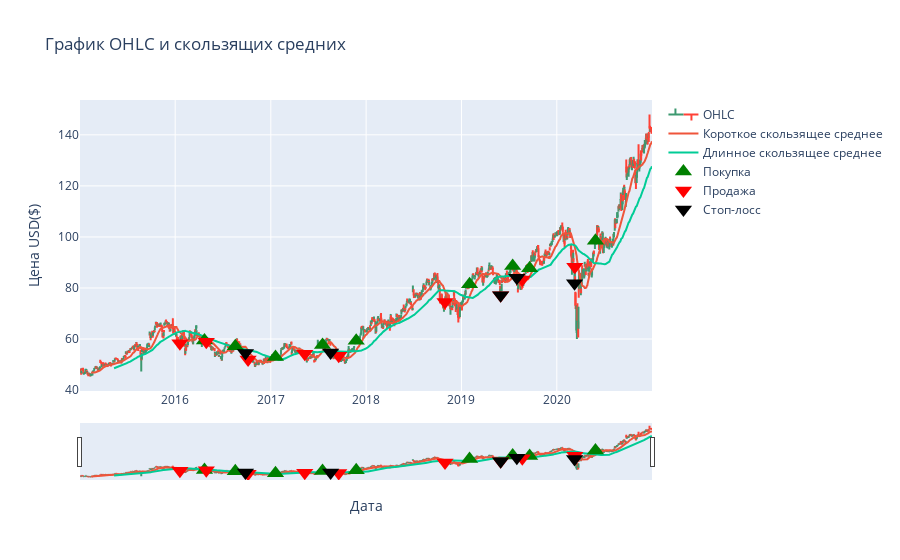

This figure's notebook cell:
### Markdown cell above
# Визуализация, график позиций связан с верхним окном(большим графиком)

### Code cell
# График OHLC
trace_ohlc = go.Ohlc(x=df.index,
                     open=df['Open'],
                     high=df['High'],
                     low=df['Low'],
                     close=df['Close'],
                     name='OHLC')

# Графики скользящих средних
trace_short_window = go.Scatter(x=df.index,
                                y=df['short_window'],
                                mode='lines',
                                name='Короткое скользящее среднее')
trace_long_window = go.Scatter(x=df.index,
                               y=df['long_window'],
                               mode='lines',
                               name='Длинное скользящее среднее')

# Сигналы покупки, продажи и стоп-лосс
trace_sig_buy = go.Scatter(x=df[df['sig_buy'].notnull()].index,
                           y=df['sig_buy'].dropna(),
                           mode='markers',
                           marker=dict(symbol='triangle-up', color='green', size=15),
                           name='Покупка')
trace_sig_sale = go.Scatter(x=df[df['sig_sale'].notnull()].index,
                            y=df['sig_sale'].dropna(),
                            mode='markers',
                            marker=dict(symbol='triangle-down', color='red', size=15),
                            name='Продажа')
trace_stop_loss = go.Scatter(x=result[result['signal'] == 'stop-loss']['date'],
                             y=result[result['signal'] == 'stop-loss']['share_price'],
                             mode='markers',
                             marker=dict(symbol='triangle-down', color='black', size=15),
                             name='Стоп-лосс')

# Создание фигуры для первого окна и отображение графика
fig1 = go.Figure(data=[trace_ohlc, trace_short_window, trace_long_window, trace_sig_buy, trace_sig_sale, trace_stop_loss])
fig1.update_layout(title='График OHLC и скользящих средних',
                   yaxis=dict(title='Цена USD($)'),
                   xaxis=dict(title='Дата'))
fig1.show()

### Figure 1 — Plotly figure (JSON) as saved in the notebook; plotly's stock layout.template omitted (floating-point values rounded to 4 significant figures; data arrays with more than 128 entries replaced by an {"elided": "..."} marker saying what was removed)
{"data": [{"close": {"elided": "1510 float values"}, "high": {"elided": "1510 float values"}, "low": {"elided": "1510 float values"}, "name": "OHLC", "open": {"elided": "1510 float values"}, "type": "ohlc", "x": {"elided": "1510 str values"}}, {"mode": "lines", "name": "Короткое скользящее среднее", "type": "scatter", "x": {"elided": "1510 str values"}, "y": {"elided": "1510 float values"}}, {"mode": "lines", "name": "Длинное скользящее среднее", "type": "scatter", "x": {"elided": "1510 str values"}, "y": {"elided": "1510 float values"}}, {"marker": {"color": "green", "size": 15, "symbol": "triangle-up"}, "mode": "markers", "name": "Покупка", "type": "scatter", "x": ["2016-04-22T00:00:00", "2016-08-18T00:00:00", "2017-01-19T00:00:00", "2017-07-18T00:00:00", "2017-11-24T00:00:00", "2019-02-01T00:00:00", "2019-07-16T00:00:00", "2019-09-19T00:00:00", "2020-05-28T00:00:00"], "y": [59.43, 57.21, 52.93, 57.65, 59.32, 81.51, 88.6, 87.7, 98.46]}, {"marker": {"color": "red", "size": 15, "symbol": "triangle-down"}, "mode": "markers", "name": "Продажа", "type": "scatter", "x": ["2016-01-19T00:00:00", "2016-04-29T00:00:00", "2016-10-06T00:00:00", "2017-05-11T00:00:00", "2017-09-18T00:00:00", "2018-10-30T00:00:00", "2019-05-31T00:00:00", "2019-08-22T00:00:00", "2020-03-10T00:00:00"], "y": [58.32, 58.94, 52.03, 54.24, 53.5, 74.51, 77.14, 83.31, 88.3]}, {"marker": {"color": "black", "size": 15, "symbol": "triangle-down"}, "mode": "markers", "name": "Стоп-лосс", "type": "scatter", "x": ["2016-09-26T00:00:00", "2017-08-18T00:00:00", "2019-05-31T00:00:00", "2019-08-01T00:00:00", "2020-03-09T00:00:00"], "y": [54.53, 54.72, 77.16, 84.0, 81.89]}], "layout": {"title": {"text": "График OHLC и скользящих средних"}, "xaxis": {"title": {"text": "Дата"}}, "yaxis": {"title": {"text": "Цена USD($)"}}}}
